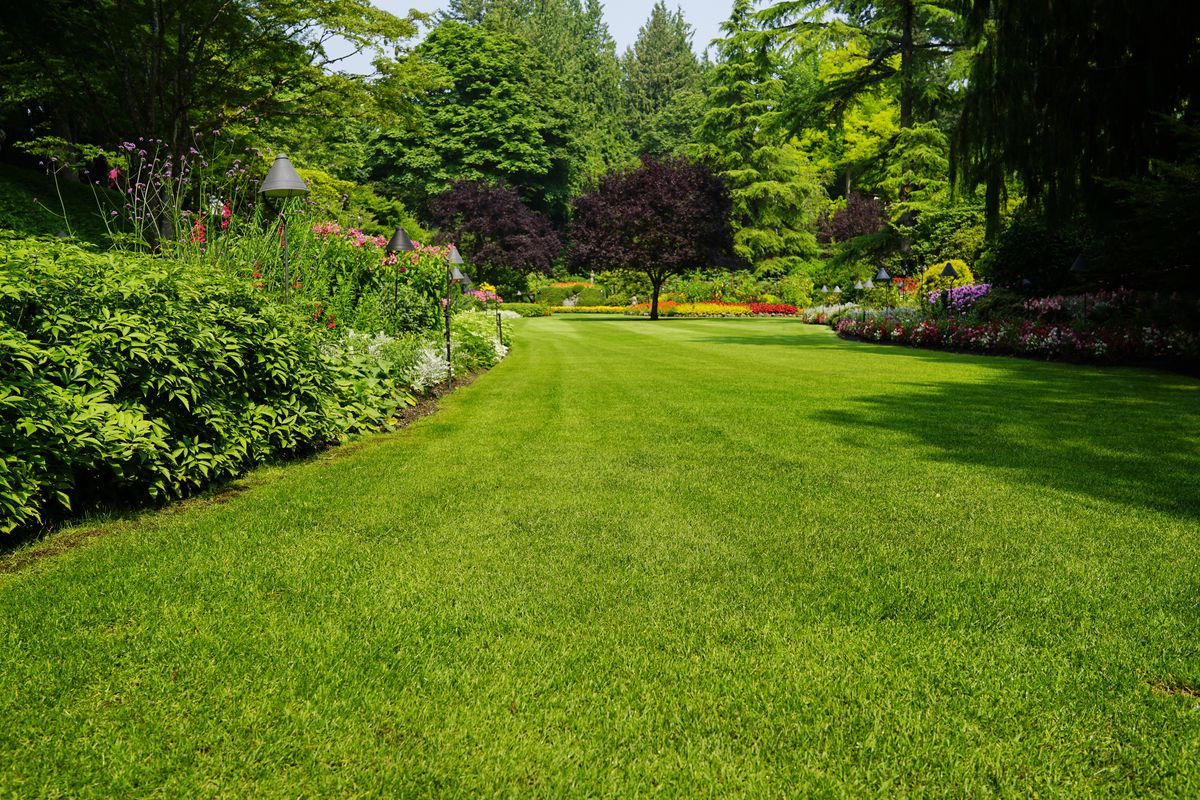
#> input picture 71254/garden.jpg, 1200 x 800 px
$ jupyter execute HW4_GLCM_Yedidya_Harris.ipynb   (older library calls are emulated)
#> lines starting #> are read from the running program, lines starting #| are printed output that depends on the picture; long printed decimals are rounded
[cell 1]
# Homework 4 in course 71254 (HUJI) - Yedidya Harris, 11/2021

[cell 2]
import numpy as np
import matplotlib.pyplot as plt
import skimage
from skimage import io as io
from skimage.feature import greycomatrix, greycoprops
from skimage import data
from skimage.color import rgb2gray

[cell 3]
def glcm_image(path="garden.jpg"):


#> called with path = 'garden.jpg'
    PATCH_SIZE = 21
    # opening the image
    image_raw = io.imread(path, as_gray=True)
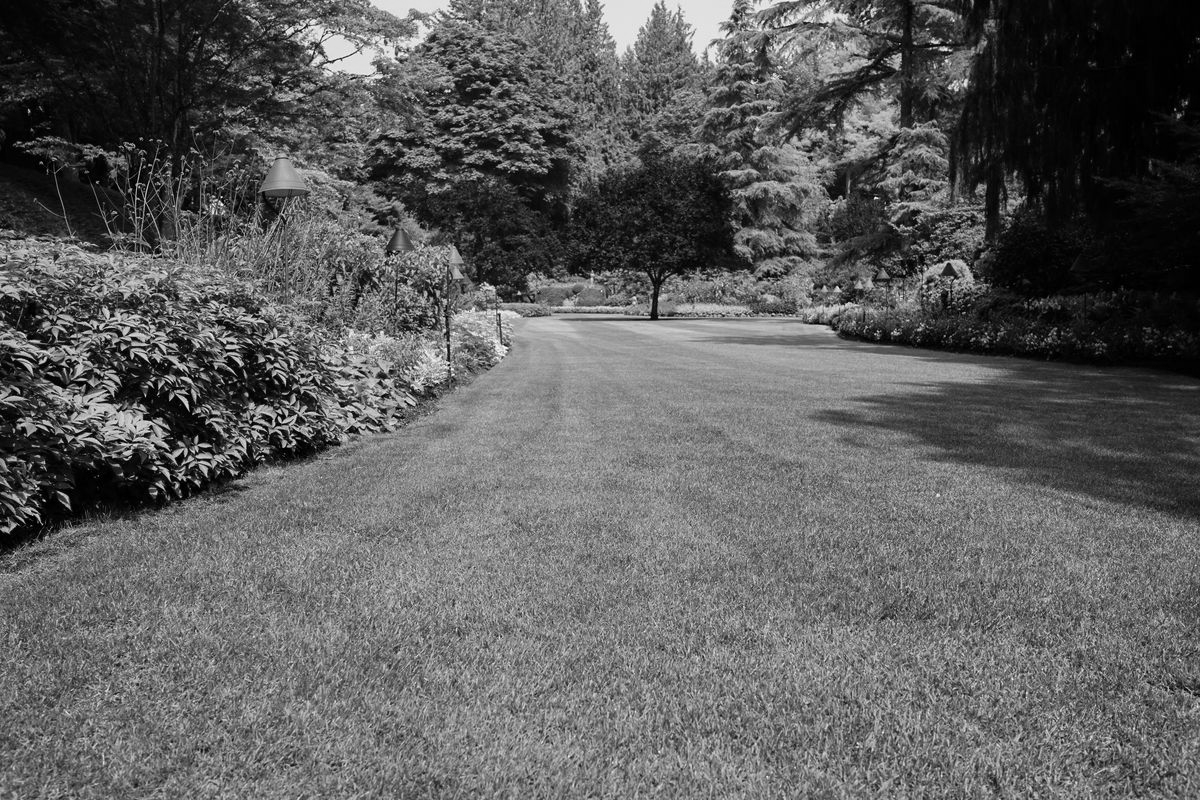
#> image_raw: shape (800, 1200) float64; min 0, max 0.99, mean 0.371
    io.imshow(image_raw)
    #image = rgb2gray(image_raw)
    image = skimage.img_as_ubyte(image_raw)

    io.imshow(image)

    # selecting some patches from grass area of the image
    grass_locations = [(600, 200), (700, 400), (700, 200), (700, 450)]
    grass_patches = []
    for loc in grass_locations:
        grass_patches.append(image[loc[0]:loc[0] + PATCH_SIZE,
                                   loc[1]:loc[1] + PATCH_SIZE])
#> after the loop, grass_patches = 4 items


    # selecting some patches from plants area of the image
    plants_locations = [(300, 200), (400, 200), (250, 100), (300, 300)]
    plants_patches = []
    for loc in plants_locations:
        plants_patches.append(image[loc[0]:loc[0] + PATCH_SIZE,
                                 loc[1]:loc[1] + PATCH_SIZE])
#> after the loop, plants_patches = 4 items

    # compute GLCM info on each patch
    # skimage.feature.texture.greycomatrix(image, distances, angles, levels=256, symmetric=False, normed=False)
    xs = []
    ys = []
    for patch in (grass_patches + plants_patches):
        glcm = greycomatrix(patch, [5], [0], 256, symmetric=True, normed=True)
        xs.append(greycoprops(glcm, 'dissimilarity')[0, 0])
        ys.append(greycoprops(glcm, 'correlation')[0, 0])
#> this loop made 8 passes
#> after the loop, xs = [30.28, 26, 29.96, 26.32, 59.83, 52.82, 40.25, 34.79]; ys = [0.0235, 0.0676, -0.0274, 0.0655, 0.0626, 0.301, 0.333, 0.364]


    # creating the figure
    fig = plt.figure(figsize=(8, 8))

    # display original image with locations of patches
    ax = fig.add_subplot(3, 2, 1)
    ax.imshow(image, cmap=plt.cm.gray, interpolation='nearest',
              vmin=0, vmax=255)
    for (y, x) in grass_locations:
        ax.plot(x + PATCH_SIZE / 2, y + PATCH_SIZE / 2, 'gs')
    for (y, x) in plants_locations:
        ax.plot(x + PATCH_SIZE / 2, y + PATCH_SIZE / 2, 'bs')
    ax.set_xlabel('Original Image')
    ax.set_xticks([])
    ax.set_yticks([])
    ax.axis('image')
    # end of display original image with locations of patches

    # for each patch, plot (dissimilarity, correlation)
    ax = fig.add_subplot(3, 2, 2)
    ax.plot(xs[:len(grass_patches)], ys[:len(grass_patches)], 'go',
            label='Grass')
    ax.plot(xs[len(plants_patches):], ys[len(plants_patches):], 'bo',
            label='Plants')
    ax.set_xlabel('GLCM Dissimilarity')
    ax.set_ylabel('GLVM Correlation')
    ax.legend()

    # display the image patches
    for i, patch in enumerate(grass_patches):
        ax = fig.add_subplot(3, len(grass_patches), len(grass_patches)*1 + i + 1)
        ax.imshow(patch, cmap=plt.cm.gray, interpolation='nearest',
                  vmin=0, vmax=255)
        ax.set_xlabel('Grass %d' % (i + 1))
#> this loop made 4 passes

# Homework 4 in course 71254 (HUJI) - Yedidya Harris, 11/2021

    for i, patch in enumerate(plants_patches):
        ax = fig.add_subplot(3, len(plants_patches), len(plants_patches)*2 + i + 1)
        ax.imshow(patch, cmap=plt.cm.gray, interpolation='nearest',
                  vmin=0, vmax=255)
        ax.set_xlabel('Plants %d' % (i + 1))


    # display the patches and plot
    fig.suptitle('GLCM features', fontsize=14)
    plt.show()
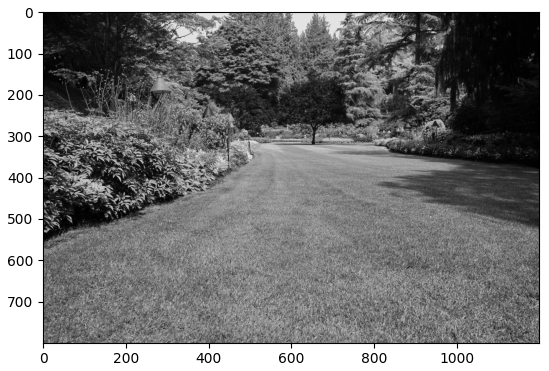
#> figure drawn by matplotlib, 1 panel
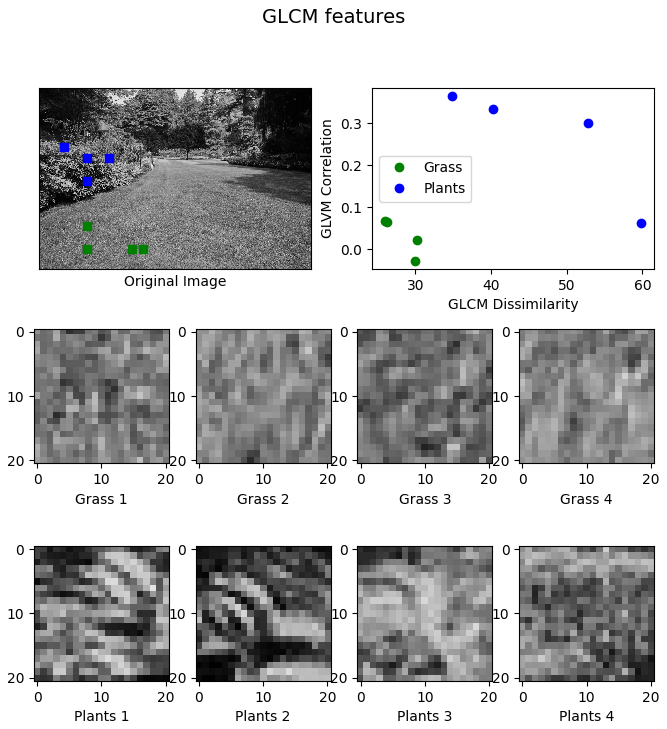
#> figure drawn by matplotlib, 10 panels

[cell 4]
# Function that gets (x,y) values of a pixel in the image, and prints if it's the grass or plants
def grass_or_plants (a=0, b=0, path="garden.jpg"):

#> called with a = 0, b = 0, path = 'garden.jpg'
    PATCH_SIZE = 21
    # opening the image
    image_raw = io.imread(path, as_gray=True)
    image = skimage.img_as_ubyte(image_raw)

    print ("Find out if the pixel is a door or the wall:")
    io.imshow(image)
    plt.show()

    if a == 0 and b == 0:
        a = int(input("Enter the x value of the pixel to examine: "))
#> the answer given: 3
        b = int(input("Enter the y value of the pixel to examine: "))
#> the answer given: 3

    # the following lines generate a patch (for the given pixel) and calc the GLCM
    locations = [(a,b)]
    patches = []
    for loc in locations:
        patches.append(image[loc[0]:loc[0] + PATCH_SIZE,
                                   loc[1]:loc[1] + PATCH_SIZE])
#> after the loop, patches = 1 item
    xs = []
    ys = []
    for patch in (patches):
        glcm = greycomatrix(patch, [5], [0], 256, symmetric=True, normed=True)
        xs.append(greycoprops(glcm, 'dissimilarity')[0, 0])
        ys.append(greycoprops(glcm, 'correlation')[0, 0])
#> this loop made 1 pass
#> after the loop, xs = [1.34]; ys = [0.0906]

# Homework 4 in course 71254 (HUJI) - Yedidya Harris, 11/2021

    print ("The dissimilarity value is:", xs)
#| The dissimilarity value is: [1.342]
    print ("The correlation value is:", ys, "\n")
#| The correlation value is: [0.09057]

    # check if the GLCM properties suit the grass or the plants (based on the scatter plot above)
    for x in xs:
        for y in ys:
            if x < 35 and y < 0.15:
                print("It's the grass!")
            if x > 32 or y > 0.2:
                print("It's the plants!")
#> this loop made 1 pass
#| It's the grass!
